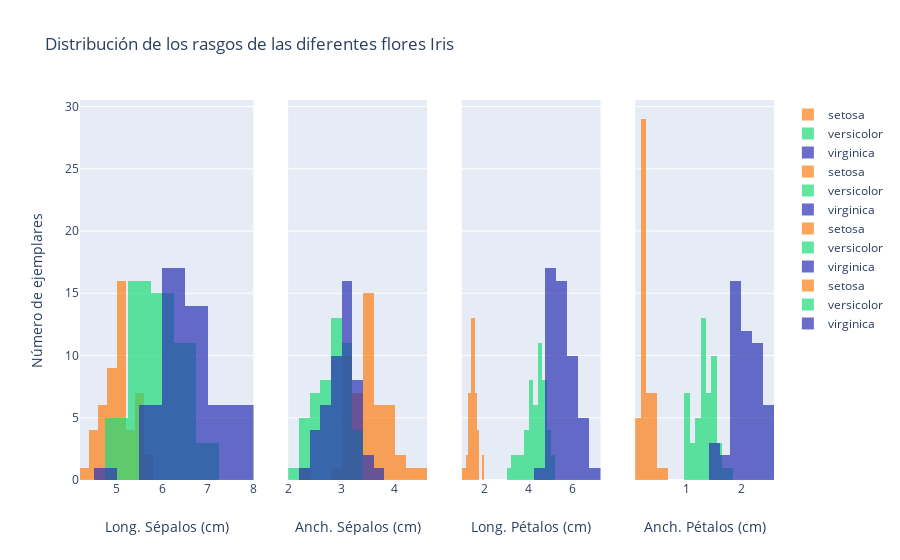

The cell this chart's notebook holds for it:
### Code cell
traces = []
legend = {0:True, 1:True, 2:True, 3:True}

colors = {'setosa': 'rgb(255,127,20)',
         'versicolor': 'rgb(31, 220, 120)',
         'virginica': 'rgb(44, 50, 180)'}

for col in range(4): 
    for key in colors:
        traces.append(go.Histogram(x=X[y==key, col], opacity = 0.7, 
                                xaxis="x%s"%(col+1), marker=go.Marker(color=colors[key]),
                               name = key, showlegend=legend[col]))
    legend = {0:False, 1:False, 2:False, 3:False}   
data = go.Data(traces)
layout = go.Layout(barmode="overlay", 
                xaxis=go.layout.XAxis(domain=[0,0.25], title="Long. Sépalos (cm)"),
                xaxis2=go.layout.XAxis(domain=[0.3, 0.5], title = "Anch. Sépalos (cm)"),
                xaxis3=go.layout.XAxis(domain = [0.55, 0.75], title = "Long. Pétalos (cm)"),
                xaxis4=go.layout.XAxis(domain=[0.8,1.0], title = "Anch. Pétalos (cm)"),
                yaxis=go.layout.YAxis(title="Número de ejemplares"),
                title="Distribución de los rasgos de las diferentes flores Iris")

fig = go.Figure(data = data, layout = layout)
chart_studio.plotly.plot(fig)
fig.show()

### Figure 1 — Plotly figure (JSON) as saved in the notebook; plotly's stock layout.template omitted (floating-point values rounded to 4 significant figures)
{"data": [{"marker": {"color": "rgb(255,127,20)"}, "name": "setosa", "opacity": 0.7, "showlegend": true, "type": "histogram", "x": [5.1, 4.9, 4.7, 4.6, 5, 5.4, 4.6, 5, 4.4, 4.9, 5.4, 4.8, 4.8, 4.3, 5.8, 5.7, 5.4, 5.1, 5.7, 5.1, 5.4, 5.1, 4.6, 5.1, 4.8, 5, 5, 5.2, 5.2, 4.7, 4.8, 5.4, 5.2, 5.5, 4.9, 5, 5.5, 4.9, 4.4, 5.1, 5, 4.5, 4.4, 5, 5.1, 4.8, 5.1, 4.6, 5.3, 5], "xaxis": "x"}, {"marker": {"color": "rgb(31, 220, 120)"}, "name": "versicolor", "opacity": 0.7, "showlegend": true, "type": "histogram", "x": [7, 6.4, 6.9, 5.5, 6.5, 5.7, 6.3, 4.9, 6.6, 5.2, 5, 5.9, 6, 6.1, 5.6, 6.7, 5.6, 5.8, 6.2, 5.6, 5.9, 6.1, 6.3, 6.1, 6.4, 6.6, 6.8, 6.7, 6, 5.7, 5.5, 5.5, 5.8, 6, 5.4, 6, 6.7, 6.3, 5.6, 5.5, 5.5, 6.1, 5.8, 5, 5.6, 5.7, 5.7, 6.2, 5.1, 5.7], "xaxis": "x"}, {"marker": {"color": "rgb(44, 50, 180)"}, "name": "virginica", "opacity": 0.7, "showlegend": true, "type": "histogram", "x": [6.3, 5.8, 7.1, 6.3, 6.5, 7.6, 4.9, 7.3, 6.7, 7.2, 6.5, 6.4, 6.8, 5.7, 5.8, 6.4, 6.5, 7.7, 7.7, 6, 6.9, 5.6, 7.7, 6.3, 6.7, 7.2, 6.2, 6.1, 6.4, 7.2, 7.4, 7.9, 6.4, 6.3, 6.1, 7.7, 6.3, 6.4, 6, 6.9, 6.7, 6.9, 5.8, 6.8, 6.7, 6.7, 6.3, 6.5, 6.2, 5.9], "xaxis": "x"}, {"marker": {"color": "rgb(255,127,20)"}, "name": "setosa", "opacity": 0.7, "showlegend": true, "type": "histogram", "x": [3.5, 3, 3.2, 3.1, 3.6, 3.9, 3.4, 3.4, 2.9, 3.1, 3.7, 3.4, 3, 3, 4, 4.4, 3.9, 3.5, 3.8, 3.8, 3.4, 3.7, 3.6, 3.3, 3.4, 3, 3.4, 3.5, 3.4, 3.2, 3.1, 3.4, 4.1, 4.2, 3.1, 3.2, 3.5, 3.6, 3, 3.4, 3.5, 2.3, 3.2, 3.5, 3.8, 3, 3.8, 3.2, 3.7, 3.3], "xaxis": "x2"}, {"marker": {"color": "rgb(31, 220, 120)"}, "name": "versicolor", "opacity": 0.7, "showlegend": true, "type": "histogram", "x": [3.2, 3.2, 3.1, 2.3, 2.8, 2.8, 3.3, 2.4, 2.9, 2.7, 2, 3, 2.2, 2.9, 2.9, 3.1, 3, 2.7, 2.2, 2.5, 3.2, 2.8, 2.5, 2.8, 2.9, 3, 2.8, 3, 2.9, 2.6, 2.4, 2.4, 2.7, 2.7, 3, 3.4, 3.1, 2.3, 3, 2.5, 2.6, 3, 2.6, 2.3, 2.7, 3, 2.9, 2.9, 2.5, 2.8], "xaxis": "x2"}, {"marker": {"color": "rgb(44, 50, 180)"}, "name": "virginica", "opacity": 0.7, "showlegend": true, "type": "histogram", "x": [3.3, 2.7, 3, 2.9, 3, 3, 2.5, 2.9, 2.5, 3.6, 3.2, 2.7, 3, 2.5, 2.8, 3.2, 3, 3.8, 2.6, 2.2, 3.2, 2.8, 2.8, 2.7, 3.3, 3.2, 2.8, 3, 2.8, 3, 2.8, 3.8, 2.8, 2.8, 2.6, 3, 3.4, 3.1, 3, 3.1, 3.1, 3.1, 2.7, 3.2, 3.3, 3, 2.5, 3, 3.4, 3], "xaxis": "x2"}, {"marker": {"color": "rgb(255,127,20)"}, "name": "setosa", "opacity": 0.7, "showlegend": true, "type": "histogram", "x": [1.4, 1.4, 1.3, 1.5, 1.4, 1.7, 1.4, 1.5, 1.4, 1.5, 1.5, 1.6, 1.4, 1.1, 1.2, 1.5, 1.3, 1.4, 1.7, 1.5, 1.7, 1.5, 1, 1.7, 1.9, 1.6, 1.6, 1.5, 1.4, 1.6, 1.6, 1.5, 1.5, 1.4, 1.5, 1.2, 1.3, 1.4, 1.3, 1.5, 1.3, 1.3, 1.3, 1.6, 1.9, 1.4, 1.6, 1.4, 1.5, 1.4], "xaxis": "x3"}, {"marker": {"color": "rgb(31, 220, 120)"}, "name": "versicolor", "opacity": 0.7, "showlegend": true, "type": "histogram", "x": [4.7, 4.5, 4.9, 4, 4.6, 4.5, 4.7, 3.3, 4.6, 3.9, 3.5, 4.2, 4, 4.7, 3.6, 4.4, 4.5, 4.1, 4.5, 3.9, 4.8, 4, 4.9, 4.7, 4.3, 4.4, 4.8, 5, 4.5, 3.5, 3.8, 3.7, 3.9, 5.1, 4.5, 4.5, 4.7, 4.4, 4.1, 4, 4.4, 4.6, 4, 3.3, 4.2, 4.2, 4.2, 4.3, 3, 4.1], "xaxis": "x3"}, {"marker": {"color": "rgb(44, 50, 180)"}, "name": "virginica", "opacity": 0.7, "showlegend": true, "type": "histogram", "x": [6, 5.1, 5.9, 5.6, 5.8, 6.6, 4.5, 6.3, 5.8, 6.1, 5.1, 5.3, 5.5, 5, 5.1, 5.3, 5.5, 6.7, 6.9, 5, 5.7, 4.9, 6.7, 4.9, 5.7, 6, 4.8, 4.9, 5.6, 5.8, 6.1, 6.4, 5.6, 5.1, 5.6, 6.1, 5.6, 5.5, 4.8, 5.4, 5.6, 5.1, 5.1, 5.9, 5.7, 5.2, 5, 5.2, 5.4, 5.1], "xaxis": "x3"}, {"marker": {"color": "rgb(255,127,20)"}, "name": "setosa", "opacity": 0.7, "showlegend": true, "type": "histogram", "x": [0.2, 0.2, 0.2, 0.2, 0.2, 0.4, 0.3, 0.2, 0.2, 0.1, 0.2, 0.2, 0.1, 0.1, 0.2, 0.4, 0.4, 0.3, 0.3, 0.3, 0.2, 0.4, 0.2, 0.5, 0.2, 0.2, 0.4, 0.2, 0.2, 0.2, 0.2, 0.4, 0.1, 0.2, 0.2, 0.2, 0.2, 0.1, 0.2, 0.2, 0.3, 0.3, 0.2, 0.6, 0.4, 0.3, 0.2, 0.2, 0.2, 0.2], "xaxis": "x4"}, {"marker": {"color": "rgb(31, 220, 120)"}, "name": "versicolor", "opacity": 0.7, "showlegend": true, "type": "histogram", "x": [1.4, 1.5, 1.5, 1.3, 1.5, 1.3, 1.6, 1, 1.3, 1.4, 1, 1.5, 1, 1.4, 1.3, 1.4, 1.5, 1, 1.5, 1.1, 1.8, 1.3, 1.5, 1.2, 1.3, 1.4, 1.4, 1.7, 1.5, 1, 1.1, 1, 1.2, 1.6, 1.5, 1.6, 1.5, 1.3, 1.3, 1.3, 1.2, 1.4, 1.2, 1, 1.3, 1.2, 1.3, 1.3, 1.1, 1.3], "xaxis": "x4"}, {"marker": {"color": "rgb(44, 50, 180)"}, "name": "virginica", "opacity": 0.7, "showlegend": true, "type": "histogram", "x": [2.5, 1.9, 2.1, 1.8, 2.2, 2.1, 1.7, 1.8, 1.8, 2.5, 2, 1.9, 2.1, 2, 2.4, 2.3, 1.8, 2.2, 2.3, 1.5, 2.3, 2, 2, 1.8, 2.1, 1.8, 1.8, 1.8, 2.1, 1.6, 1.9, 2, 2.2, 1.5, 1.4, 2.3, 2.4, 1.8, 1.8, 2.1, 2.4, 2.3, 1.9, 2.3, 2.5, 2.3, 1.9, 2, 2.3, 1.8], "xaxis": "x4"}], "layout": {"barmode": "overlay", "title": {"text": "Distribución de los rasgos de las diferentes flores Iris"}, "xaxis": {"domain": [0, 0.25], "title": {"text": "Long. Sépalos (cm)"}}, "xaxis2": {"domain": [0.3, 0.5], "title": {"text": "Anch. Sépalos (cm)"}}, "xaxis3": {"domain": [0.55, 0.75], "title": {"text": "Long. Pétalos (cm)"}}, "xaxis4": {"domain": [0.8, 1], "title": {"text": "Anch. Pétalos (cm)"}}, "yaxis": {"title": {"text": "Número de ejemplares"}}}}
